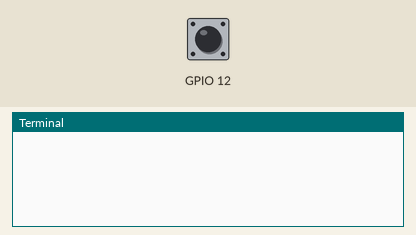
Recording of a program running on a simulated Raspberry Pi (BCM pin numbers). Shown: the last lines printed to the terminal. The test bench sets the inputs (shaded band); at power-on: GPIO 12 LOW.

Above: at 1.2 s.
1.3 s: GPIO 12 pulsed HIGH 2 times (0.12 s each, 0.3 s apart)
At 2.8 s:
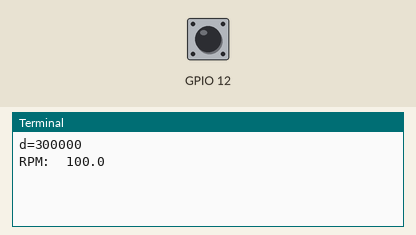
3.4 s: GPIO 12 driven HIGH
At 4.2 s:
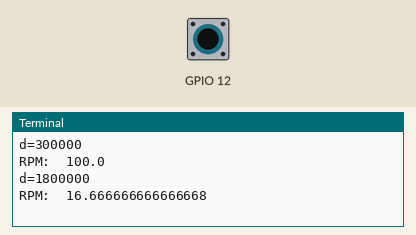

The program:

ipc.py
```python
# (licence header left out)
import time
import pigpio

inputPulsePin = 12        #read GPIO 12
inputPulseEdge = 1        #read rising edges
last = [None]*32
cb = []


def cbf(GPIO, level, tick):
   if last[GPIO] is not None:
      diff = pigpio.tickDiff(last[GPIO], tick)
      print("d={}".format(diff))
      RPM = 30000000 / diff
      print("RPM: ", RPM)
   last[GPIO] = tick

pi = pigpio.pi()

cb.append(pi.callback(inputPulsePin, pigpio.RISING_EDGE, cbf))

try:
   while True:
      time.sleep(60)
except KeyboardInterrupt:
   print("\nTidying up")
   for c in cb:
      c.cancel()

pi.stop()
```

Measured:
- after the input at 1.3 s, the terminal: prints a new line after 0.30 s (image 1)
- after the input at 3.4 s, the terminal: prints a new line at once (image 2)
